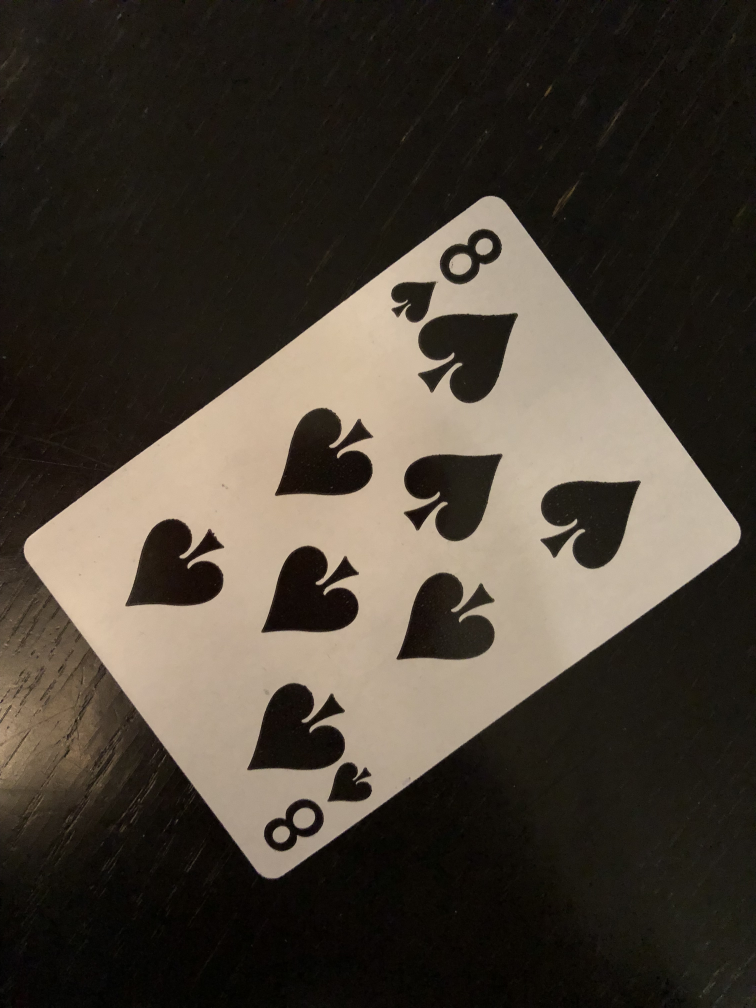
#> input picture trainning_images/test5.jpg, 3024 x 4032 px (shown at 1/4 size)
$ python old123.py   (Python 2 division)   (older library calls are emulated)
#> lines starting #> are read from the running program, lines starting #| are printed output that depends on the picture; after the words box and inside, x2 and y2 are one past the last pixel; in counts of white or black regions, pixels touching at a corner belong together
#> further down, img is the input picture: shape (4032, 3024, 3); mean B, G, R 53, 63.4, 71.4
import cv2
import numpy as np
from glob import glob

def rectify(h):
  h = h.reshape((4,2))
  hnew = np.zeros((4,2),dtype = np.float32)

  add = h.sum(1)
  hnew[0] = h[np.argmin(add)]
  hnew[2] = h[np.argmax(add)]

  diff = np.diff(h,axis = 1)
  hnew[1] = h[np.argmin(diff)]
  hnew[3] = h[np.argmax(diff)]

  return hnew


def getCards(im):
	gray = cv2.cvtColor(im,cv2.COLOR_BGR2GRAY)
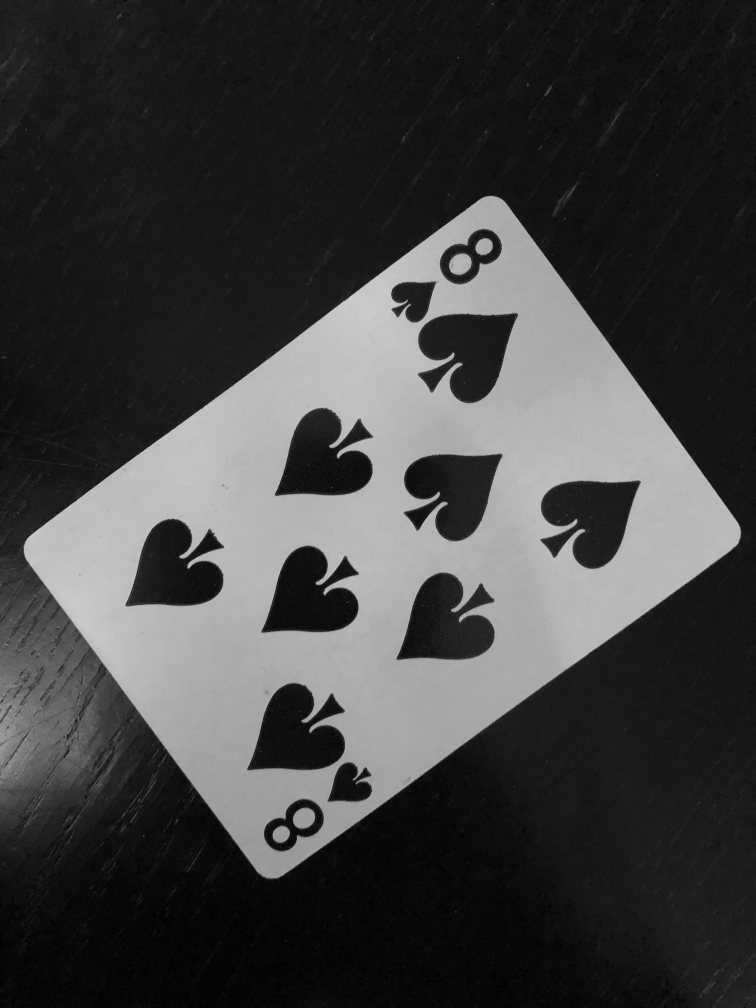
#> gray: shape (4032, 3024) (shown at 1/4 size); min 0, max 220, mean 64.5
	blur = cv2.GaussianBlur(gray,(1,1),1000)
	flag, thresh = cv2.threshold(blur, 120, 255, cv2.THRESH_BINARY)
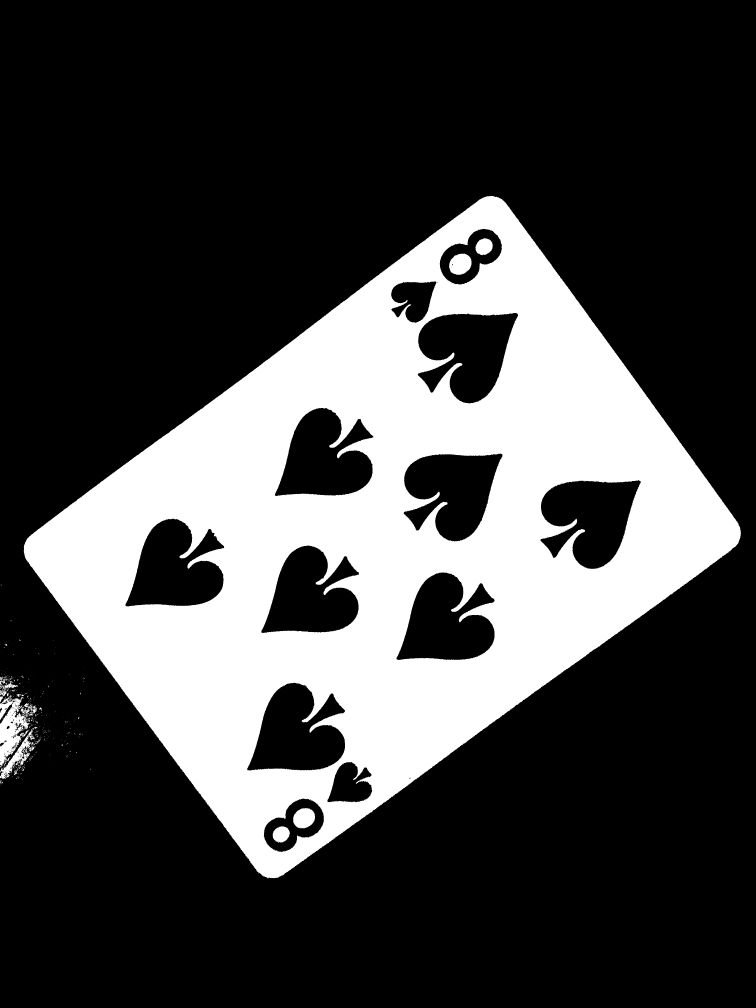
#> thresh: shape (4032, 3024) (shown at 1/4 size); 26.8% white; 503 white regions (462 under 20 px)

	dummy, contours, hierarchy = cv2.findContours(thresh,cv2.RETR_TREE,cv2.CHAIN_APPROX_SIMPLE)
#> contours = 862 contours, 790 with area under 20; largest, box (x1, y1, x2, y2) and area: (95, 784, 2964, 3513) 4067810, (1670, 1251, 2073, 1615) 97898, (2160, 1920, 2564, 2277) 96030, (501, 2074, 898, 2427) 94112, (1584, 2289, 1980, 2641) 94074

	contours = sorted(contours, key=cv2.contourArea,reverse=True)


	peri = cv2.arcLength(contours[0],True)
#> peri = 9153.2
	approx = rectify(cv2.approxPolyDP(contours[0],0.02*peri,True))
#> in rectify, `h = h.reshape((4,2))`: h = [[1992, 789], [96, 2181], [1069, 3512], [2957, 2161]]
#> in rectify, `add = h.sum(1)`: add = [2781, 2277, 4581, 5118]
#> in rectify, `diff = np.diff(h,axis = 1)`: diff = [-1203, 2085, 2443, -796]
#> approx = [[96, 2181], [1992, 789], [2957, 2161], [1069, 3512]]

	# [4 lines of commented-out code are left out]

	h = np.array([ [0,0],[449,0],[449,449],[0,449] ],np.float32)

	transform = cv2.getPerspectiveTransform(approx,h)
#> transform = [[0.153, -0.112, 229.6], [0.156, 0.212, -476.9], [1.34e-06, -1.04e-05, 1]]
	warp = cv2.warpPerspective(im,transform,(450,450))
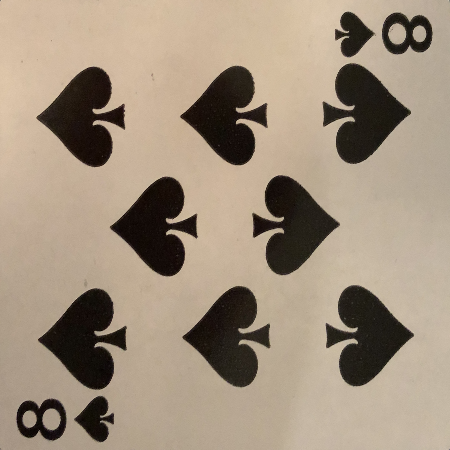
#> warp: shape (450, 450, 3); mean B, G, R 124.9, 143.8, 159.8

	return warp


'''img_mask = 'trainning_images/*.jpg'
img_names = glob(img_mask)
for item in img_names:
    print item
    image = cv2.imread(item)
    image_corp = getCards(image)
    corp_image = image_corp[0:120, 0:55]
    cv2.imwrite('crop_trainset/%s'%item,corp_image)'''


print 123
img = cv2.imread('trainning_images/test5.jpg')
warp = getCards(img)
#crop_img = warp[0:120, 0:55]
#cv2.imwrite('crop.jpg',crop_img)
cv2.imshow('The card after rotation',warp)
#cv2.imshow('crop',crop_img)
#cv2.imshow('test',trainCards()['Spade of Eight'])
cv2.waitKey(0)
cv2.destroyAllWindows()

$ run again, with trainning_images/test1.jpg copied over trainning_images/test5.jpg
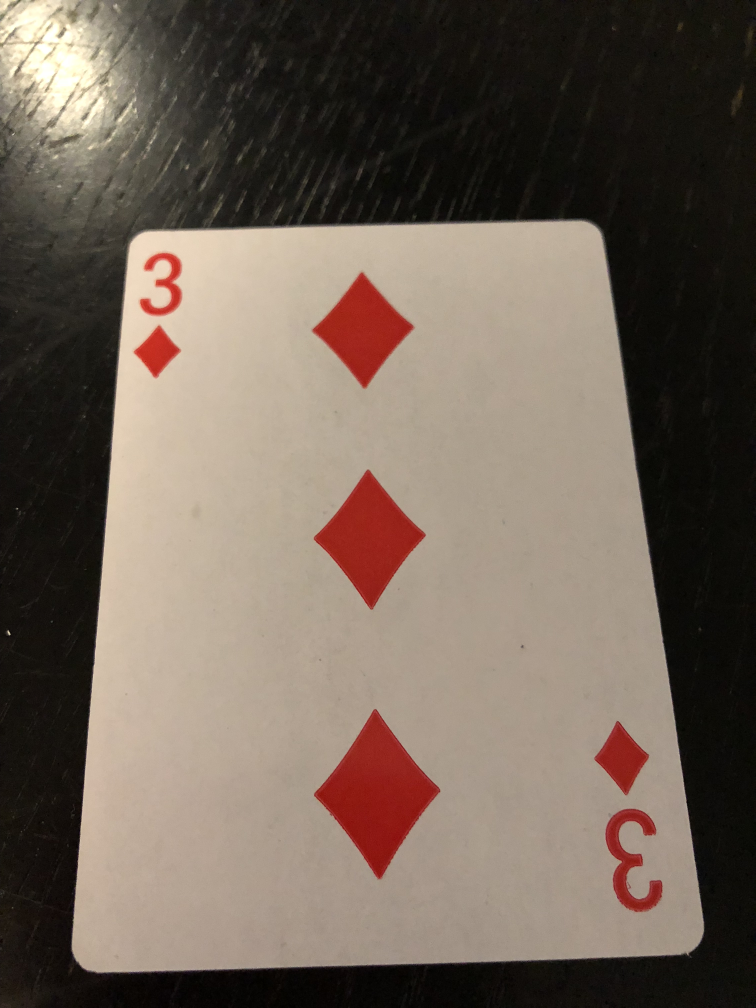
#> input picture trainning_images/test1.jpg, 3024 x 4032 px (shown at 1/4 size)
#> img is the input picture: shape (4032, 3024, 3); mean B, G, R 87.8, 99.2, 112.8
#> in getCards, `flag, thresh = cv2.threshold(blur, 120, 255, cv2.THRESH_BINARY)`:
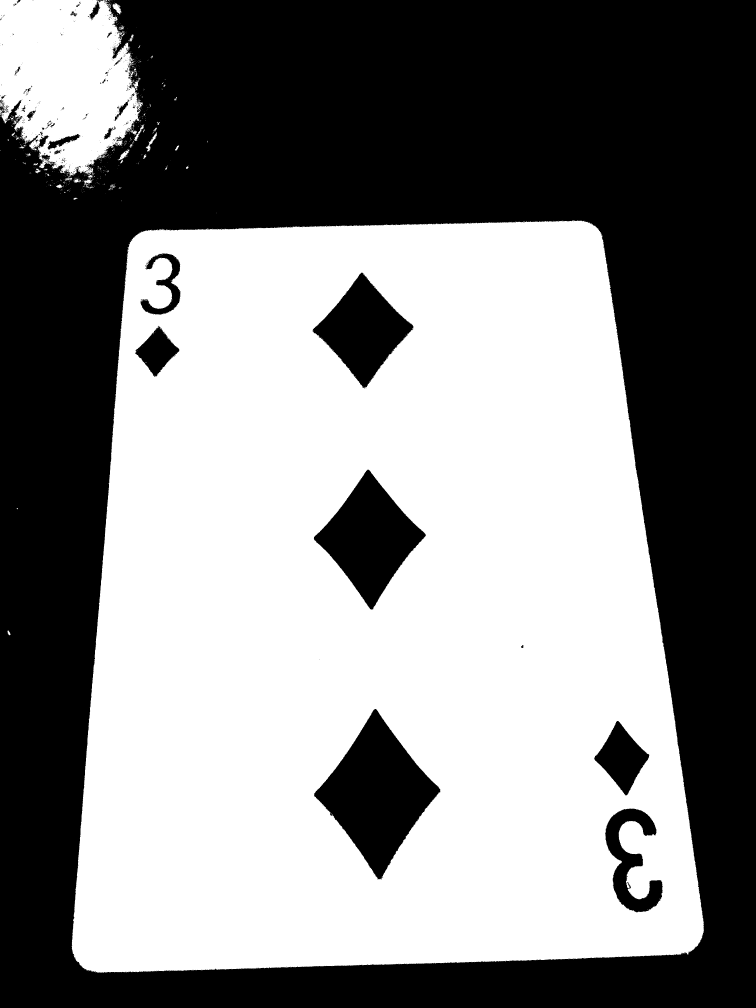
#> thresh: shape (4032, 3024) (shown at 1/4 size); 52.4% white; 700 black regions (632 under 20 px)
#> contours = 1897 contours, 1756 with area under 20; largest, box (x1, y1, x2, y2) and area: (287, 881, 2816, 3892) 6553684, (0, 0, 572, 704) 303768, (1255, 2835, 1762, 3519) 164917, (1254, 1877, 1704, 2439) 119768, (1249, 1089, 1655, 1555) 90342
#> peri = 12654.2
#> h = [[2367, 894], [522, 963], [336, 3876], [2791, 3781]]
#> add = [3261, 1485, 4212, 6572]
#> diff = [-1473, 441, 3540, 990]
#> approx = [[522, 963], [2367, 894], [2791, 3781], [336, 3876]]
#> transform = [[0.274, 0.0175, -160.1], [0.00866, 0.231, -227.4], [4.29e-06, 0.000128, 1]]
#> in getCards, `warp = cv2.warpPerspective(im,transform,(450,450))`:
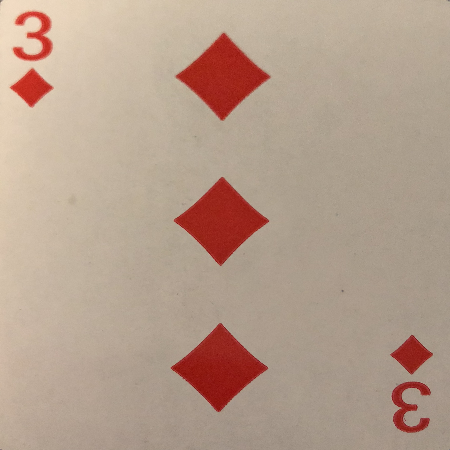
#> warp: shape (450, 450, 3); mean B, G, R 141.1, 158, 181.3

$ run again, with trainning_images/test3.jpg copied over trainning_images/test5.jpg
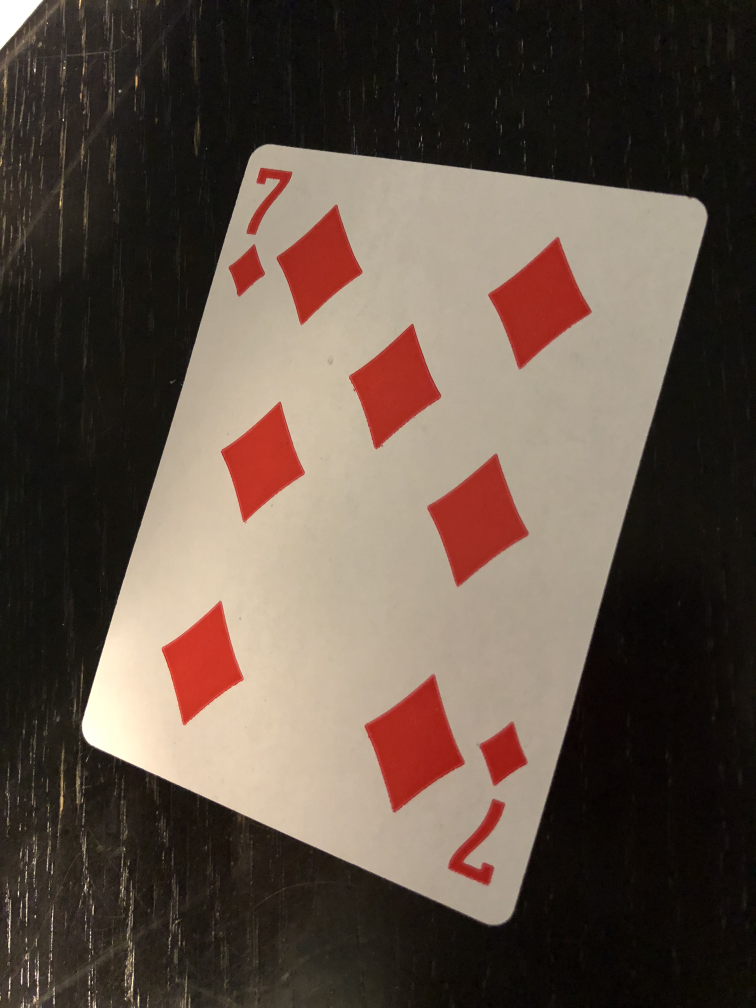
#> input picture trainning_images/test3.jpg, 3024 x 4032 px (shown at 1/4 size)
#> img is the input picture: shape (4032, 3024, 3); mean B, G, R 69.5, 80.3, 95.2
#> in getCards, `flag, thresh = cv2.threshold(blur, 120, 255, cv2.THRESH_BINARY)`:
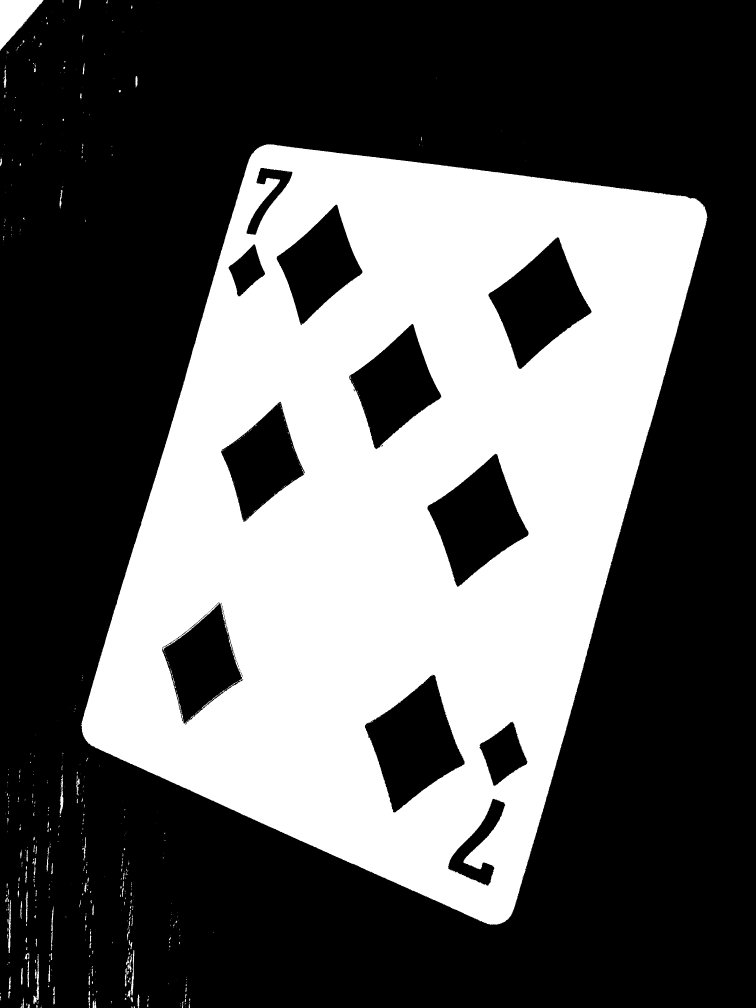
#> thresh: shape (4032, 3024) (shown at 1/4 size); 36.1% white; 838 white regions (612 under 20 px)
#> contours = 924 contours, 750 with area under 20; largest, box (x1, y1, x2, y2) and area: (323, 577, 2830, 3699) 5115400, (1458, 2698, 1860, 3251) 117290, (1709, 1814, 2116, 2348) 111468, (1953, 948, 2367, 1477) 109105, (1396, 1295, 1766, 1798) 93750
#> peri = 10410.4
#> h = [[1056, 580], [331, 2939], [1999, 3695], [2827, 851]]
#> add = [1636, 3270, 5694, 3678]
#> diff = [-476, 2608, 1696, -1976]
#> approx = [[1056, 580], [2827, 851], [1999, 3695], [331, 2939]]
#> transform = [[0.335, 0.103, -413.9], [-0.0328, 0.215, -89.77], [0.000122, 4.76e-05, 1]]
#> in getCards, `warp = cv2.warpPerspective(im,transform,(450,450))`:
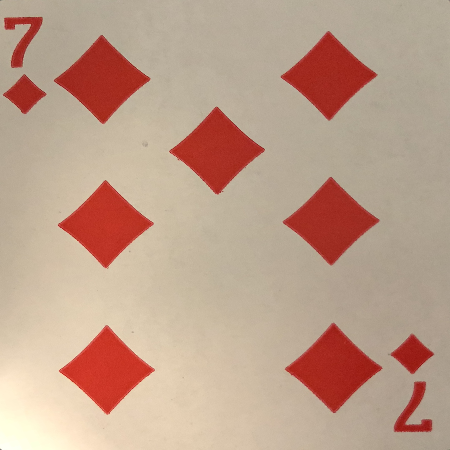
#> warp: shape (450, 450, 3); mean B, G, R 139.2, 158.5, 190.3
